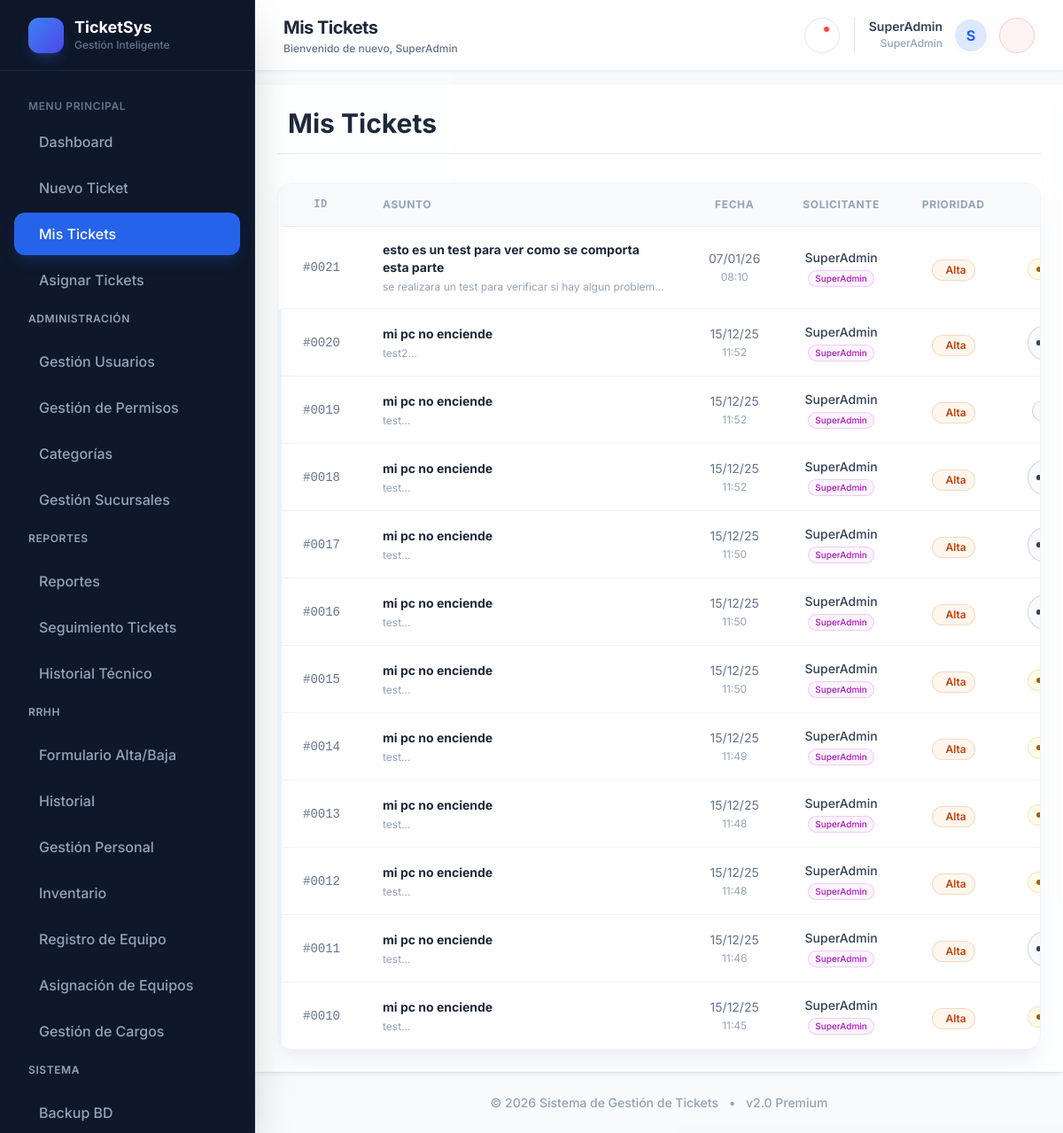
Page /index.php?view=mis_tickets (signed in) on the committed database.
### tables this page shows
CREATE TABLE `tickets` (
  `id` int(11) NOT NULL AUTO_INCREMENT,
  `titulo` varchar(150) NOT NULL,
  `descripcion` text NOT NULL,
  `resolucion` text DEFAULT NULL,
  `prioridad` enum('Baja','Media','Alta','Critica') DEFAULT 'Media',
  `estado` enum('Abierto','Pendiente','En Progreso','En Atención','Resuelto','Cerrado') DEFAULT 'Pendiente',
  `creador_id` int(11) NOT NULL COMMENT 'Usuario que creó el ticket',
  `categoria_id` int(11) DEFAULT NULL,
  `fecha_creacion` timestamp NOT NULL DEFAULT current_timestamp(),
  `fecha_actualizacion` timestamp NOT NULL DEFAULT current_timestamp() ON UPDATE current_timestamp(),
  PRIMARY KEY (`id`),
  KEY `fk_ticket_creador` (`creador_id`),
  KEY `fk_ticket_categoria` (`categoria_id`),
  CONSTRAINT `fk_ticket_categoria` FOREIGN KEY (`categoria_id`) REFERENCES `categorias` (`id`) ON DELETE SET NULL ON UPDATE CASCADE,
  CONSTRAINT `fk_ticket_creador` FOREIGN KEY (`creador_id`) REFERENCES `usuarios` (`id`) ON DELETE CASCADE ON UPDATE CASCADE
);

CREATE TABLE `usuarios` (
  `id` int(11) NOT NULL AUTO_INCREMENT,
  `nombre_completo` varchar(100) NOT NULL,
  `email` varchar(100) NOT NULL,
  `password` varchar(255) NOT NULL COMMENT 'Hash de la contraseña',
  `rol_id` int(11) NOT NULL,
  `empresa_id` int(11) DEFAULT NULL,
  `sucursal_id` int(11) DEFAULT NULL,
  `fecha_creacion` timestamp NOT NULL DEFAULT current_timestamp(),
  `notifs_email` tinyint(1) DEFAULT 0,
  `notifs_sonido` tinyint(1) DEFAULT 1,
  `empresa_asignada` enum('mastertec','suministros','centro') DEFAULT NULL COMMENT 'Empresa asignada para usuarios RRHH',
  PRIMARY KEY (`id`),
  UNIQUE KEY `email` (`email`),
  KEY `fk_usuario_rol` (`rol_id`),
  KEY `fk_usuario_empresa` (`empresa_id`),
  KEY `fk_usuario_sucursal` (`sucursal_id`),
  CONSTRAINT `fk_usuario_empresa` FOREIGN KEY (`empresa_id`) REFERENCES `empresas` (`id`) ON DELETE SET NULL,
  CONSTRAINT `fk_usuario_rol` FOREIGN KEY (`rol_id`) REFERENCES `roles` (`id`) ON UPDATE CASCADE,
  CONSTRAINT `fk_usuario_sucursal` FOREIGN KEY (`sucursal_id`) REFERENCES `sucursales` (`id`) ON DELETE SET NULL
);

CREATE TABLE `roles` (
  `id` int(11) NOT NULL AUTO_INCREMENT,
  `nombre` varchar(50) NOT NULL COMMENT 'Nombre del rol (SuperAdmin, Admin, Tecnico, Gerencia, RRHH, Usuario)',
  `descripcion` text DEFAULT NULL COMMENT 'Descripción de los permisos del rol',
  PRIMARY KEY (`id`)
);

### seccion_4_listados.php (the view, shortened to what this page needs)
<div class="p-6 flex-1 glass">
    <?php
    function tabla_tickets($tickets, $filtrar_por_tecnico = false, $tecnico_id = null, $es_admin = false)
    {
        echo '<div class="bg-white rounded-2xl shadow-xl shadow-slate-200/50 border border-slate-100 overflow-hidden">';
        echo '<div class="overflow-x-auto">';
        echo '<table class="w-full text-left border-collapse">';
        echo '<thead>';
        echo '<tr class="bg-slate-50 border-b border-slate-200/60">';
        echo '<th class="px-6 py-4 text-xs font-bold text-slate-400 uppercase tracking-wider text-center font-mono">ID</th>';
        echo '<th class="px-6 py-4 text-xs font-bold text-slate-400 uppercase tracking-wider text-left">Asunto</th>';
        echo '<th class="px-6 py-4 text-xs font-bold text-slate-400 uppercase tracking-wider text-center">Fecha</th>';
        echo '<th class="px-6 py-4 text-xs font-bold text-slate-400 uppercase tracking-wider text-center">Solicitante</th>';
        echo '<th class="px-6 py-4 text-xs font-bold text-slate-400 uppercase tracking-wider text-center">Prioridad</th>';
        echo '<th class="px-6 py-4 text-xs font-bold text-slate-400 uppercase tracking-wider text-center">Estado</th>';
        echo '</tr>';
        echo '</thead>';
        echo '<tbody class="divide-y divide-slate-100">';
        foreach ($tickets as $t) {
            $nombre_creador = 'Desconocido';
            $rol_creador = '';
            foreach ($GLOBALS["usuarios"] as $u) {
                if ($u["id"] == $t["creador_id"]) {
                    $nombre_creador = $u["nombre"];
                    $rol_creador = $u["rol"] ?? 'Usuario';
                    break;
                }
            }
            $row_class = 'hover:bg-slate-50/80 transition-colors group border-l-4 border-transparent';
            $prio_colors = [
                'Baja' => 'bg-emerald-50 text-emerald-700 ring-emerald-600/20',
                'Media' => 'bg-amber-50 text-amber-700 ring-amber-600/20',
                'Alta' => 'bg-orange-50 text-orange-700 ring-orange-600/20',
                'Critica' => 'bg-rose-50 text-rose-700 ring-rose-600/20'
            ];
            $p_clase_base = 'inline-flex items-center gap-1.5 rounded-full px-2.5 py-1 text-xs font-semibold ring-1 ring-inset';
            $p_estilo = $prio_colors[$t['prioridad']] ?? 'bg-slate-50 text-slate-700 ring-slate-600/20';
            $status_colors = [
                'Pendiente' => 'bg-yellow-50 text-yellow-700 ring-yellow-600/20',
                'Asignado' => 'bg-blue-50 text-blue-700 ring-blue-600/20',
                'Completo' => 'bg-emerald-50 text-emerald-700 ring-emerald-600/20',
                'Cerrado' => 'bg-slate-50 text-slate-700 ring-slate-600/20'
            ];
            $s_estilo = $status_colors[$t['estado']] ?? 'bg-slate-50 text-slate-700 ring-slate-600/20';
            $empresa_row = $t['empresa_nombre'] ?? '';
            $sucursal_row = $t['sucursal_nombre'] ?? '';
            echo '<tr class="' . $row_class . ' cursor-pointer" onclick="window.location.href=\'index.php?view=editar_ticket&id=' . $t['id'] . '\'" data-empresa="' . htmlspecialchars($empresa_row) . '" data-sucursal="' . htmlspecialchars($sucursal_row) . '">';
            echo '<td class="px-6 py-4 text-sm font-medium text-slate-500 text-center font-mono">#' . str_pad($t['id'], 4, '0', STR_PAD_LEFT) . '</td>';
            echo '<td class="px-6 py-4 text-left">';
            echo '<div class="text-sm font-bold text-slate-800">' . htmlspecialchars($t['titulo']) . '</div>';
            echo '<div class="text-xs text-slate-400 mt-1 truncate max-w-xs">' . htmlspecialchars(substr($t['descripcion'], 0, 60)) . '...</div>';
            echo '</td>';
            echo '<td class="px-6 py-4 text-sm text-slate-500 text-center">' . date('d/m/y', strtotime($t['fecha_creacion'])) . '<br><span class="text-xs text-slate-400">' . date('H:i', strtotime($t['fecha_creacion'])) . '</span></td>';
            $rol_key = $GLOBALS['rol_colors_config'][$rol_creador] ?? 'slate';
            $r_class = $GLOBALS['colores_badges_map'][$rol_key] ?? $GLOBALS['colores_badges_map']['slate'];
            echo '<td class="px-6 py-4 text-center">';
            echo '<div class="flex flex-col items-center">';
            echo '<span class="text-sm font-medium text-slate-700">' . htmlspecialchars($nombre_creador) . '</span>';
            if ($rol_creador) {
                echo '<span class="inline-flex items-center rounded-full px-2 py-0.5 text-[10px] font-medium ring-1 ring-inset ' . $r_class . ' mt-1">' . htmlspecialchars($rol_creador) . '</span>';
            }
            echo '</div>';
            echo '</td>';
            echo '<td class="px-6 py-4 text-center">';
            echo '<span class="' . $p_clase_base . ' ' . $p_estilo . '">';
            echo '<i class="ri-flag-fill text-[10px]"></i> ' . htmlspecialchars($t['prioridad']);
            echo '</span>';
            echo '</td>';
            echo '<td class="px-6 py-4 text-center">';
            echo '<span class="' . $p_clase_base . ' ' . $s_estilo . '">';
            echo '<span class="w-1.5 h-1.5 rounded-full bg-current"></span> ' . htmlspecialchars($t['estado']);
            echo '</span>';
            echo '</td>';
            echo '</tr>';
        }
        echo '</tbody>';
        echo '</table>';
        echo '</div>';
        echo '</div>';
    }
    if (!empty($mostrar_solo_mis_tickets) || (!empty($mostrar_listado_general) && $rol_usuario === 'Usuario')) {
        echo '<div class="flex justify-between items-center mb-8 border-b border-slate-200 pb-4">';
        echo '<h2 class="text-3xl font-bold text-slate-800 flex items-center gap-3"><i class="ri-ticket-2-line text-blue-600"></i> Mis Tickets</h2>';
        echo '</div>';
        $mis_tickets = array_filter($tickets, function ($t) use ($usuario_id) {
            return $t['creador_id'] == $usuario_id;
        });
        usort($mis_tickets, function ($a, $b) {
            $estados_finales = ['Completo'];
            $a_es_final = $a['estado'] === 'Completo';
            $b_es_final = $b['estado'] === 'Completo';
            if ($a_es_final && !$b_es_final)
                return 1;
            if (!$a_es_final && $b_es_final)
                return -1;
            return $b['id'] - $a['id'];
        });
        tabla_tickets($mis_tickets);
    }
    ?>
</div>

### contenedor_0_base.php (style rules this page uses)
body { font-family: 'Inter', sans-serif; background: #f8fafc; background-image: radial-gradient(at 0% 0%, hsla(253, 16%, 7%, 0) 0, transparent 50%), radial-gradient(at 50% 0%, hsla(225, 39%, 30%, 0) 0, transparent 50%), radial-gradient(at 100% 0%, hsla(339, 49%, 30%, 0) 0, transparent 50%); background-attachment: fixed; }
.glass { background: rgba(255, 255, 255, 0.85); backdrop-filter: blur(12px); -webkit-backdrop-filter: blur(12px); border: 1px solid rgba(255, 255, 255, 0.5); box-shadow: 0 4px 6px -1px rgba(0, 0, 0, 0.05), 0 2px 4px -1px rgba(0, 0, 0, 0.03); }

### rows in the picture
tickets: id "0021", titulo "esto es un test para ver como se comporta esta parte", descripcion "se realizara un test para verificar si hay algun problem…", fecha_creacion "07/01/26", fecha_creacion "08:10", creador.nombre_completo "SuperAdmin", prioridad "Alta"
roles: nombre "SuperAdmin"
tickets: id "0020", titulo "mi pc no enciende", descripcion "test2", fecha_creacion "15/12/25", fecha_creacion "11:52", creador.nombre_completo "SuperAdmin", prioridad "Alta"
tickets: id "0019", titulo "mi pc no enciende", descripcion "test", fecha_creacion "15/12/25", fecha_creacion "11:52", creador.nombre_completo "SuperAdmin", prioridad "Alta"
tickets: id "0018", titulo "mi pc no enciende", descripcion "test", fecha_creacion "15/12/25", fecha_creacion "11:52", creador.nombre_completo "SuperAdmin", prioridad "Alta"
tickets: id "0017", titulo "mi pc no enciende", descripcion "test", fecha_creacion "15/12/25", fecha_creacion "11:50", creador.nombre_completo "SuperAdmin", prioridad "Alta"
tickets: id "0016", titulo "mi pc no enciende", descripcion "test", fecha_creacion "15/12/25", fecha_creacion "11:50", creador.nombre_completo "SuperAdmin", prioridad "Alta"
tickets: id "0015", titulo "mi pc no enciende", descripcion "test", fecha_creacion "15/12/25", fecha_creacion "11:50", creador.nombre_completo "SuperAdmin", prioridad "Alta"
tickets: id "0014", titulo "mi pc no enciende", descripcion "test", fecha_creacion "15/12/25", fecha_creacion "11:49", creador.nombre_completo "SuperAdmin", prioridad "Alta"
tickets: id "0013", titulo "mi pc no enciende", descripcion "test", fecha_creacion "15/12/25", fecha_creacion "11:48", creador.nombre_completo "SuperAdmin", prioridad "Alta"
tickets: id "0012", titulo "mi pc no enciende", descripcion "test", fecha_creacion "15/12/25", fecha_creacion "11:48", creador.nombre_completo "SuperAdmin", prioridad "Alta"
tickets: id "0011", titulo "mi pc no enciende", descripcion "test", fecha_creacion "15/12/25", fecha_creacion "11:46", creador.nombre_completo "SuperAdmin", prioridad "Alta"
tickets: id "0010", titulo "mi pc no enciende", descripcion "test", fecha_creacion "15/12/25", fecha_creacion "11:45", creador.nombre_completo "SuperAdmin", prioridad "Alta"

### other values in the picture
$titles[$view] "Mis Tickets"
$nombre_usuario "SuperAdmin"
$rol_usuario "SuperAdmin"
substr($nombre_usuario, 0, 1) "S"
$enlace['label'] "Dashboard"
$enlace['label'] "Nuevo Ticket"
$enlace['label'] "Mis Tickets"
$enlace['label'] "Asignar Tickets"
$grupo "ADMINISTRACIÓN"
$enlace['label'] "Gestión Usuarios"
$enlace['label'] "Gestión de Permisos"
$enlace['label'] "Categorías"
$enlace['label'] "Gestión Sucursales"
$grupo "REPORTES"
$enlace['label'] "Reportes"
